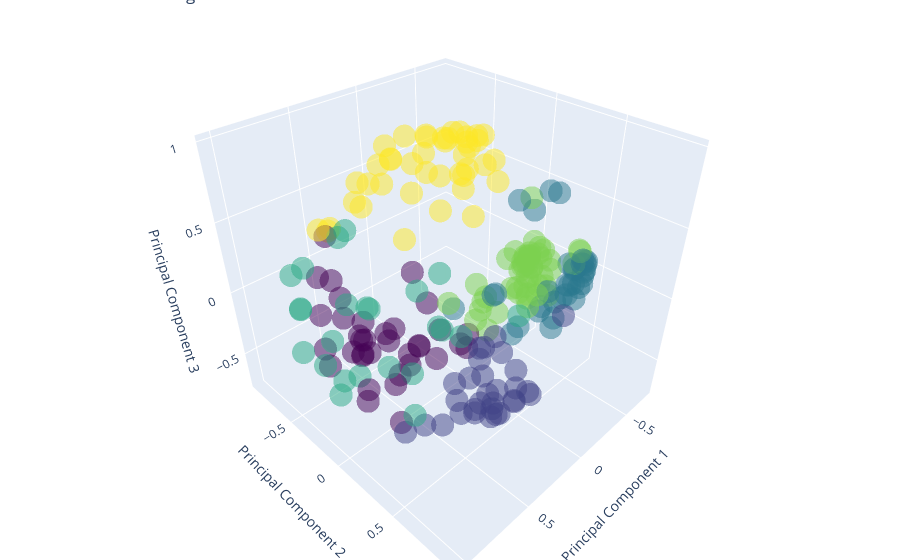

Notebook code for this chart:
### Code cell
interactive_visualization(df_normalized, clusters)

### Figure 1 — Plotly figure (JSON) as saved in the notebook; plotly's stock layout.template omitted (floating-point values rounded to 4 significant figures; data arrays with more than 128 entries replaced by an {"elided": "..."} marker saying what was removed)
{"data": [{"marker": {"color": {"elided": "213 int values"}, "colorscale": [[0, "#440154"], [0.1111, "#482878"], [0.2222, "#3e4989"], [0.3333, "#31688e"], [0.4444, "#26828e"], [0.5556, "#1f9e89"], [0.6667, "#35b779"], [0.7778, "#6ece58"], [0.8889, "#b5de2b"], [1, "#fde725"]], "opacity": 0.5}, "mode": "markers", "text": "Cluster Labels", "type": "scatter3d", "x": {"elided": "213 float values"}, "y": {"elided": "213 float values"}, "z": {"elided": "213 float values"}}], "layout": {"margin": {"b": 0, "l": 0, "r": 0, "t": 0}, "scene": {"xaxis": {"title": {"text": "Principal Component 1"}}, "yaxis": {"title": {"text": "Principal Component 2"}}, "zaxis": {"title": {"text": "Principal Component 3"}}}, "title": {"text": "DBSCAN Clustering 3D Visualization"}}}
